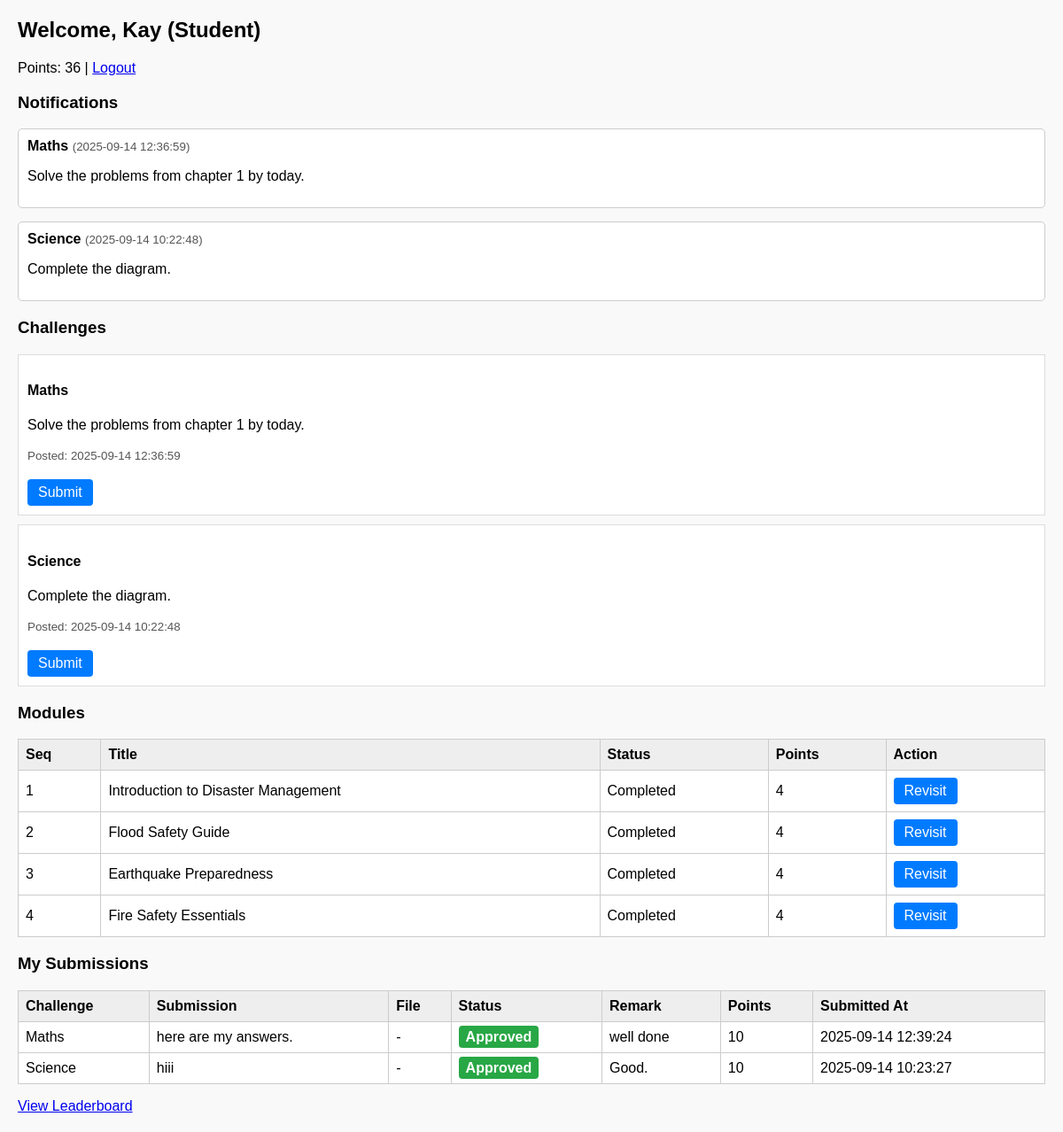
Page /lms/public/dashboard_student.php (signed in) on the committed database.
### tables this page shows
CREATE TABLE `notifications` (
  `id` int(11) NOT NULL,
  `user_id` int(11) DEFAULT NULL,
  `title` varchar(255) DEFAULT NULL,
  `message` text DEFAULT NULL,
  `created_at` timestamp NOT NULL DEFAULT current_timestamp()
);

CREATE TABLE `challenges` (
  `id` int(11) NOT NULL,
  `teacher_id` int(11) NOT NULL,
  `title` varchar(255) DEFAULT NULL,
  `description` text DEFAULT NULL,
  `created_at` timestamp NOT NULL DEFAULT current_timestamp()
);

CREATE TABLE `modules` (
  `id` int(11) NOT NULL,
  `title` varchar(255) NOT NULL,
  `description` text DEFAULT NULL,
  `sequence` int(11) NOT NULL,
  `status` enum('locked','unlocked','completed') DEFAULT 'locked',
  `created_at` timestamp NOT NULL DEFAULT current_timestamp(),
  `teacher_id` int(11) DEFAULT NULL
);

CREATE TABLE `challenge_submissions` (
  `id` int(11) NOT NULL,
  `student_id` int(11) NOT NULL,
  `challenge_id` int(11) NOT NULL,
  `text_submission` text DEFAULT NULL,
  `file_submission` varchar(255) DEFAULT NULL,
  `points_awarded` int(11) DEFAULT 0,
  `status` enum('pending','completed','approved','rejected') DEFAULT 'pending',
  `teacher_remark` text DEFAULT NULL,
  `reviewed_at` timestamp NULL DEFAULT NULL,
  `submitted_at` timestamp NOT NULL DEFAULT current_timestamp()
);

### lms/public/dashboard_student.php (the view, shortened to what this page needs)
<?php
require_once __DIR__ . '/../config/db_config.php';
$uid = $_SESSION['user_id'];
$sql = "SELECT m.id, m.title, m.sequence,
               COALESCE(mp.status, 'locked') AS status,
               COALESCE(mp.quiz_passed, 0) AS quiz_passed,
               COALESCE(mp.points_awarded, 0) AS module_points
        FROM modules m
        LEFT JOIN module_progress mp
          ON mp.module_id = m.id AND mp.student_id = ?
        ORDER BY m.sequence ASC";
$stmt = $mysqli->prepare($sql);
$stmt->bind_param('i', $uid);
$stmt->execute();
$modules = $stmt->get_result()->fetch_all(MYSQLI_ASSOC);
$nt = $mysqli->query("
    SELECT id, title, message, created_at
    FROM notifications
    WHERE user_id IS NULL OR user_id = $uid
    ORDER BY created_at DESC
    LIMIT 10
");
$notes = $nt->fetch_all(MYSQLI_ASSOC);
$sub = $mysqli->prepare("
    SELECT cs.id, c.title, cs.text_submission,
           COALESCE(cs.status, 'pending') AS status,
           cs.teacher_remark, cs.points_awarded, cs.submitted_at
    FROM challenge_submissions cs
    JOIN challenges c ON c.id = cs.challenge_id
    WHERE cs.student_id = ?
    ORDER BY cs.submitted_at DESC
");
$sub->bind_param('i', $uid);
$sub->execute();
$subs = $sub->get_result()->fetch_all(MYSQLI_ASSOC);
$ch = $mysqli->query("SELECT id, title, description, created_at FROM challenges ORDER BY created_at DESC");
$challenges = $ch->fetch_all(MYSQLI_ASSOC);
$total_quiz_points = array_sum(array_column($modules, 'module_points'));
$total_challenge_points = array_sum(array_column($subs, 'points_awarded'));
$total_points = $total_quiz_points + $total_challenge_points;
?>
<!doctype html>
<html>
<head>
</head>
<body>
    <h2>Welcome, <?= htmlspecialchars($_SESSION['name']) ?> (Student)</h2>
    <p>Points: <?= htmlspecialchars($total_points) ?> | <a href="logout.php">Logout</a></p>
    <h3>Notifications</h3>
    <?php if (count($notes) === 0): ?>
        <p>No notifications</p>
    <?php else: ?>
        <ul>
            <?php foreach ($notes as $n): ?>
                <li>
                    <a href="view_notification.php?id=<?= $n['id'] ?>">
                        <strong><?= htmlspecialchars($n['title']) ?></strong>
                        <small>(<?= $n['created_at'] ?>)</small>
                        <p><?= htmlspecialchars(strlen($n['message']) > 70 ? substr($n['message'], 0, 70) . '...' : $n['message']) ?></p>
                    </a>
                </li>
            <?php endforeach; ?>
        </ul>
    <?php endif; ?>
    <h3>Challenges</h3>
    <?php if (count($challenges) === 0): ?>
        <p>No challenges available yet.</p>
    <?php else: ?>
        <?php foreach ($challenges as $c): ?>
            <div style="border:1px solid #ddd; padding:10px; margin-bottom:10px; background:#fff;">
                <h4><?= htmlspecialchars($c['title']) ?></h4>
                <p><?= nl2br(htmlspecialchars($c['description'])) ?></p>
                <small>Posted: <?= htmlspecialchars($c['created_at']) ?></small><br><br>
                <a href="view_challenge.php?id=<?= $c['id'] ?>" class="btn">Submit</a>
            </div>
        <?php endforeach; ?>
    <?php endif; ?>
    <h3>Modules</h3>
    <table>
        <tr>
            <th>Seq</th>
            <th>Title</th>
            <th>Status</th>
            <th>Points</th>
            <th>Action</th>
        </tr>
        <?php foreach ($modules as $m): ?>
        <tr>
            <td><?= htmlspecialchars($m['sequence']) ?></td>
            <td><?= htmlspecialchars($m['title']) ?></td>
            <td><?= ucfirst($m['status']) ?></td>
            <td><?= htmlspecialchars($m['module_points']) ?></td>
            <td>
                <?php if ($m['status'] === 'unlocked' || $m['status'] === 'completed'): ?>
                    <a href="module_view.php?id=<?= $m['id'] ?>" class="btn"><?= $m['status'] === 'completed' ? 'Revisit' : 'Open' ?></a>
                <?php else: ?>
                    Locked
                <?php endif; ?>
            </td>
        </tr>
        <?php endforeach; ?>
    </table>
<h3>My Submissions</h3>
<?php if (count($subs) === 0): ?>
    <p>No submissions yet.</p>
<?php else: ?>
    <table>
        <tr>
            <th>Challenge</th>
            <th>Submission</th>
            <th>File</th>
            <th>Status</th>
            <th>Remark</th>
            <th>Points</th>
            <th>Submitted At</th>
        </tr>
        <?php foreach ($subs as $s):
            $status = strtolower($s['status']);
            $statusClass = match($status) {
                'pending' => 'pending',
                'completed' => 'submitted',
                'approved' => 'approved',
                'rejected' => 'rejected',
                default => 'pending'
            };
            $displayStatus = match($status) {
                'pending' => 'Pending Review',
                'completed' => 'Submitted',
                'approved' => 'Approved',
                'rejected' => 'Rejected',
                default => ucfirst($status)
            };
        ?>
            <tr>
                <td><?= htmlspecialchars($s['title']) ?></td>
                <td><?= htmlspecialchars(strlen($s['text_submission']) > 50 ? substr($s['text_submission'], 0, 50) . '...' : $s['text_submission']) ?></td>
                <td>
                    <?php if (!empty($s['file_submission'])):
                        $ext = strtolower(pathinfo($s['file_submission'], PATHINFO_EXTENSION));
                        if ($ext === 'pdf'): ?>
                            <a href="<?= htmlspecialchars($s['file_submission']) ?>" target="_blank">📄 View PDF</a>
                        <?php elseif (in_array($ext, ['png','jpg','jpeg','gif'])): ?>
                            <a href="<?= htmlspecialchars($s['file_submission']) ?>" target="_blank">
                                <img src="<?= htmlspecialchars($s['file_submission']) ?>" style="max-width:100px; max-height:80px;">
                            </a>
                        <?php else: ?>
                            <a href="<?= htmlspecialchars($s['file_submission']) ?>" target="_blank">Download File</a>
                        <?php endif; ?>
                    <?php else: ?>
                        -
                    <?php endif; ?>
                </td>
                <td><span class="badge <?= $statusClass ?>"><?= $displayStatus ?></span></td>
                <td><?= htmlspecialchars($s['teacher_remark'] ?? '-') ?></td>
                <td><?= htmlspecialchars($s['points_awarded'] ?? 0) ?></td>
                <td><?= htmlspecialchars($s['submitted_at']) ?></td>
            </tr>
        <?php endforeach; ?>
    </table>
<?php endif; ?>
    <p><a href="leaderboard.php">View Leaderboard</a></p>
</body>
</html>

### lms/public/dashboard_student.php (style rules this page uses)
body { font-family: Arial, sans-serif; margin: 20px; background:#f9f9f9; }
ul { list-style-type: none; padding-left: 0; }
li { margin-bottom: 15px; padding: 10px; border: 1px solid #ccc; border-radius: 5px; background:#fff; }
li a { text-decoration: none; color: inherit; display: block; }
small { color: #555; }
table { border-collapse: collapse; width: 100%; margin-top: 10px; background:#fff; }
th, td { border: 1px solid #ccc; padding: 8px; text-align: left; }
th { background: #eee; }
.btn { display: inline-block; padding: 6px 12px; background: #007bff; color: #fff; text-decoration: none; border-radius: 4px; }
.badge { padding:4px 8px; border-radius:4px; font-weight:bold; }
.badge.approved { background:#28a745; color:#fff; }

### rows in the picture
notifications: title "Maths", created_at "2025-09-14 12:36:59", message "Solve the problems from chapter 1 by today."
notifications: title "Science", created_at "2025-09-14 10:22:48", message "Complete the diagram."
challenges: title "Maths", description "Solve the problems from chapter 1 by today.", created_at "2025-09-14 12:36:59"
challenges: title "Science", description "Complete the diagram.", created_at "2025-09-14 10:22:48"
modules: sequence "1", title "Introduction to Disaster Management", status "Completed", module_points "4"
modules: sequence "2", title "Flood Safety Guide", status "Completed", module_points "4"
modules: sequence "3", title "Earthquake Preparedness", status "Completed", module_points "4"
modules: sequence "4", title "Fire Safety Essentials", status "Completed", module_points "4"
challenge_submissions: challenge.title "Maths", text_submission "here are my answers.", displayStatus "Approved", teacher_remark "well done", points_awarded "10", submitted_at "2025-09-14 12:39:24"
challenge_submissions: challenge.title "Science", text_submission "hiii", displayStatus "Approved", teacher_remark "Good.", points_awarded "10", submitted_at "2025-09-14 10:23:27"

### other values in the picture
$_SESSION['name'] "Kay"
$total_points "36"
